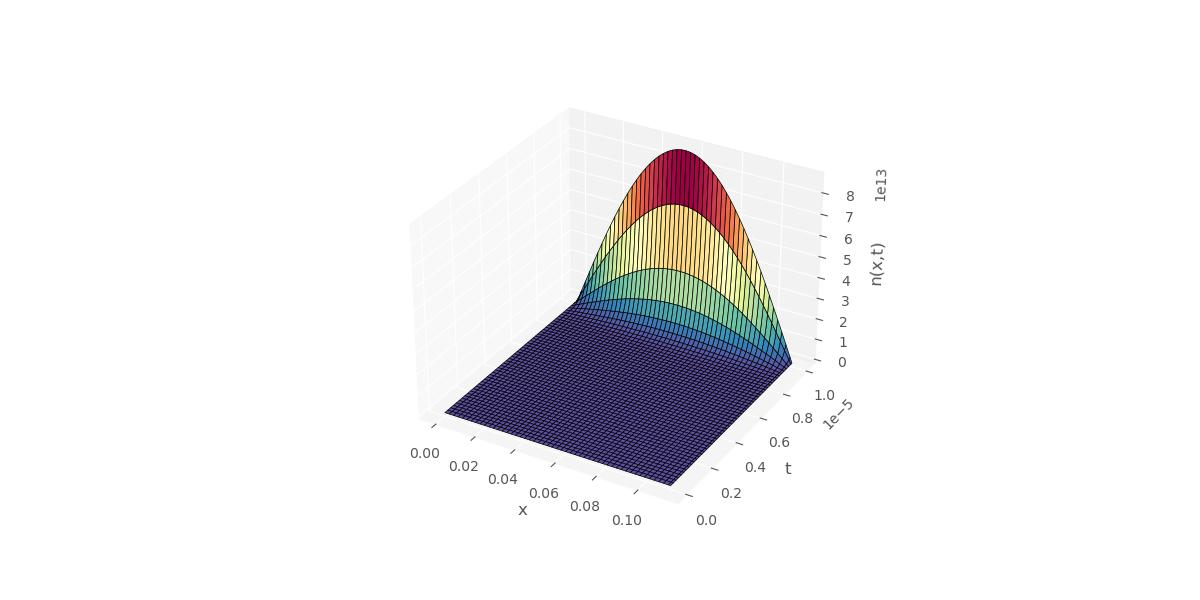

Source code (Python):
# Data manipulation
import pandas as pd
import numpy as np
import scipy as sp
from scipy import integrate

# Data viz
import matplotlib.pyplot as plt
from matplotlib import rcParams
import seaborn as sns
from matplotlib import cm

# Apply some styling
plt.style.use("ggplot")
rcParams['figure.figsize'] = (12, 6)


###############################################################################################################################

par1=[] #Inizialize empty list

#Opens the file containing parameters
f = open("parametersUPu.txt", "r") 
for line in f:
        index = line.split()[-1]  #Goes into new line after getting the value of the index
        param1 = float(index)  #Set the value of the parameter a float
        par1 = np.append(par1,param1) #For every iteration write the new variable
lambda_t, lambda_f, v, tau, nu  = par1  #List of paramerters name
f.close()

#calculating eta and nu
eta=v*(nu-1)/lambda_f
mu=lambda_t*v/3

A = 1  #Parameters A and Lambda using gaussian initial condition
Lambda = 100  
    
print("The critical lenght is ", np.pi*np.sqrt(mu/eta), "m" )
print(" ")
L = np.pi*np.sqrt(mu/eta)+0.001  #Above the critical lenght  L_supercritical

def f(X):  # Gaussian initial conditions for f(x)
    f_ic = A * np.exp((-4 * Lambda * (X - 0.5 * L) ** 2 / (L ** 2)))
    return f_ic


integrand = lambda X: (2 / L) * f(X) * np.sin(p * np.pi * X / L) 
#Function f(x) we want to integrate

threshold = 1E-6 
#Need to compute a_p coefficients above the threshold

coeff = open("coefficients1d", "w+") 
#Write the coefficients in a file named:

print("The coefficients of a_p are:")
a_pValue = [] #Initialized empty 
a_pError = [] 

#Coefficients a_p where p is an int number p starts from 1 with step 2 (p=p+2) because integral is 0 when p is even
for p in range(1, 50, 2):
    value, error = integrate.quad(integrand, 0, L) #Compute the integral if it is bigger than the threshold
    a_pValue.append(value)
    a_pError.append(error)
    print("a_{}".format(p), "=", value,"+-", error)
    coeff.write("a_{} = {} +- {}  \n".format(p, value, error)) 
    
    if np.abs(value) < threshold:
        break
        
coeff.close()
             
def n(x, t): #Define the neutron density as
    n = 0
    for i in range(len(a_pValue)):
        P = 2 * i + 1
        n += a_pValue[i] * np.exp(eta*t - mu*(P**2)*(np.pi**2)*t/(L**2))* np.sin(P * np.pi * x/L)
    return n
#Plotting the results

#Range on x             
X_arr=np.linspace(0, L, 100) 
#Range on t
T_arr=np.linspace(0, 0.00001, 100)

X, T = np.meshgrid(X_arr, T_arr)
fig = plt.figure()
ax = plt.axes(projection='3d')
ax.plot_surface(X, T, n(X, T), cmap =cm.Spectral_r,\
                edgecolor ='black', color = "white")

ax.set_xlabel('x')
ax.set_ylabel('t')
ax.set_zlabel('n(x,t)')

#plt.savefig('1dCartesian.jpeg', facecolor=fig.get_facecolor(), transparent=True)  
plt.show()

